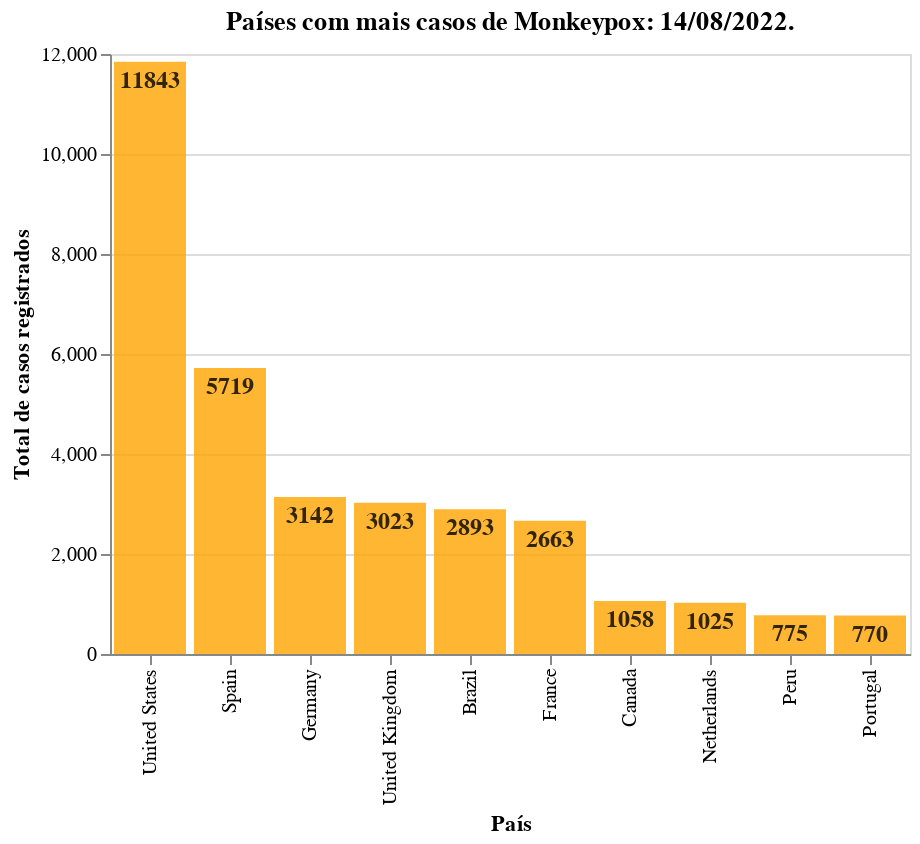

The notebook cell saved with this chart:
### Markdown cell above
Analisado graficamente os casos de Monkeypox por países:

### Code cell
#Importando a biblioteca Altair:

import altair as alt

# Customizando o gráfico de barras:

barras=alt.Chart(
    data=tab_casos_por_pais.head(10),
    width=400,
    height=300,
    title = 'Países com mais casos de Monkeypox: 14/08/2022.'
  ).mark_bar()\
  .encode(
      y=alt.Y(
          shorthand = 'total_cases:Q',
          scale=alt.Scale(domain=(0, 12000)),
          axis=alt.Axis(title = 'Total de casos registrados')
      ),
      x=alt.X(
          shorthand = "location:O",
          sort = '-y',
          axis=alt.Axis(title='País')
      )
)

#Definindo os rótulos

textos=barras.mark_text(
    align='center',
    baseline='top',
    dy=4,
    color='black',
    fontStyle='bold',
    fontSize=12,
).encode(text='total_cases:Q') 

#Confeccionando o gráfico de barras:

(barras+textos).configure_mark(opacity=0.8, color='orange')

### Figure 1 — Vega-Lite specification as saved in the notebook (floating-point values rounded to 4 significant figures)
{"config": {"view": {"continuousWidth": 400, "continuousHeight": 300}, "mark": {"color": "orange", "opacity": 0.8}}, "layer": [{"mark": "bar", "encoding": {"x": {"axis": {"title": "País"}, "field": "location", "sort": "-y", "type": "ordinal"}, "y": {"axis": {"title": "Total de casos registrados"}, "field": "total_cases", "scale": {"domain": [0, 12000]}, "type": "quantitative"}}, "height": 300, "title": "Países com mais casos de Monkeypox: 14/08/2022.", "width": 400}, {"mark": {"type": "text", "align": "center", "baseline": "top", "color": "black", "dy": 4, "fontSize": 12, "fontStyle": "bold"}, "encoding": {"text": {"field": "total_cases", "type": "quantitative"}, "x": {"axis": {"title": "País"}, "field": "location", "sort": "-y", "type": "ordinal"}, "y": {"axis": {"title": "Total de casos registrados"}, "field": "total_cases", "scale": {"domain": [0, 12000]}, "type": "quantitative"}}, "height": 300, "title": "Países com mais casos de Monkeypox: 14/08/2022.", "width": 400}], "data": {"name": "data-3e2b9968d704e55db82ceb2f3bd2ef35"}, "$schema": "https://vega.github.io/schema/vega-lite/v4.17.0.json", "datasets": {"data-3e2b9968d704e55db82ceb2f3bd2ef35": [{"location": "United States", "total_cases": 11840.0}, {"location": "Spain", "total_cases": 5719.0}, {"location": "Germany", "total_cases": 3142.0}, {"location": "United Kingdom", "total_cases": 3023.0}, {"location": "Brazil", "total_cases": 2893.0}, {"location": "France", "total_cases": 2663.0}, {"location": "Canada", "total_cases": 1058.0}, {"location": "Netherlands", "total_cases": 1025.0}, {"location": "Peru", "total_cases": 775.0}, {"location": "Portugal", "total_cases": 770.0}]}}
